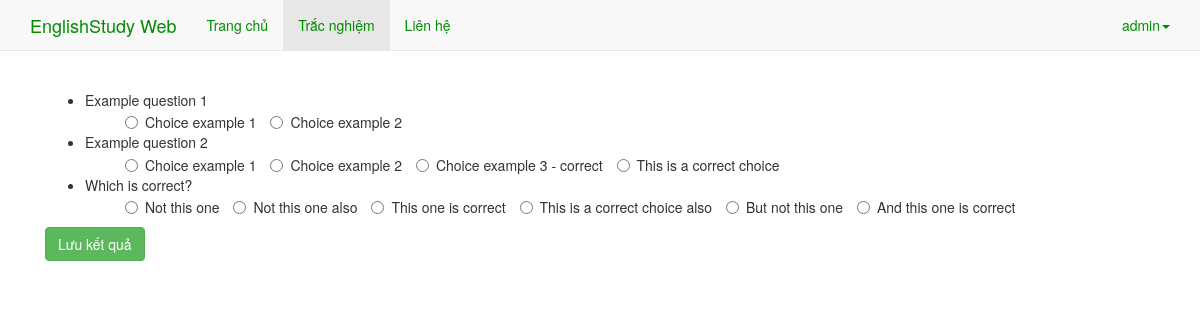
Page /tracnghiem/ (signed in) on the committed database.
### tracnghiem/models.py (models this page shows, shortened)
class Question(models.Model):
    question_text = models.CharField(max_length=500)

class Choice(models.Model):
    question = models.ForeignKey(Question)
    choice_text = models.CharField(max_length=200)
    is_correct = models.BooleanField(default=False)

### tracnghiem/views.py (the view)
class TracNghiemView(generic.ListView):
    template_name = 'tracnghiem/tracnghiem.html'
    context_object_name = 'list_of_questions'
    def get_queryset(self):
        return Question.objects.all()

### tracnghiem/templates/tracnghiem/tracnghiem.html
{% extends "base.html" %}
{% block head %}
    {% load staticfiles %}
    <link href="{% static 'tracnghiem/css/style.css' %}" rel="stylesheet">
{% endblock %}
{% block navbar_li %}
    <li><a href="/">Trang chủ</a></li>
    <li class="active"><a href="{% url 'tracnghiem:index' %}">Trắc nghiệm</a></li>
    <li><a href="/about">Liên hệ</a></li>
{% endblock %}
{% block content_container %}
    <div class="starter-template">
        {% if user.is_authenticated %}
            {% if list_of_questions %}
                <form method="post" action="{% url 'tracnghiem:post' %}">{% csrf_token %}
                    <ul>
                        {% for question in list_of_questions %}
                            <li>
                                {{ question.question_text }}
                                <ul>
                                    {% for choice in question.choice_set.all %}
                                        <label class="radio-inline">
                                            <input type="radio" name="question{{ question.id }}" id="{{ choice.id }}"
                                                   value="{{ choice.id }}">
                                            {{ choice.choice_text }}
                                        </label>
                                    {% endfor %}
                                </ul>
                            </li>
                        {% endfor %}
                    </ul>
                    <input type="submit" class="btn btn-success" name="submit" value="Lưu kết quả"/>
                </form>
            {% else %}
                <p>Không có gì thú vị ở đây cả</p>
            {% endif %}
        {% else %}
            <p>Bạn chưa đăng nhập</p>
        {% endif %}
    </div>
{% endblock %}

### EnglishStudy_Web/templates/base.html (shortened to what this page needs)
<!DOCTYPE HTML>
<html>
<head>
    {% load staticfiles %}
    <link href="{% static 'css/bootstrap.min.css' %}" rel="stylesheet">
    <link href="{% static 'css/base.css' %}" rel="stylesheet">
    {% block head %}{% endblock %}
</head>
<body>
<div class="navbar navbar-default navbar-fixed-top" role="navigation">
    <div class="container">
        <div class="navbar-header">
            <a class="navbar-brand" href="/">EnglishStudy Web</a>
        </div>
        <div class="collapse navbar-collapse">
            <ul class="nav navbar-nav">
                {% block navbar_li %}{% endblock %}
            </ul>
            <ul class="nav navbar-nav navbar-right">
                {% if user.is_authenticated %}
                    <li class="dropdown">
                        <a href="#" class="dropdown-toggle" data-toggle="dropdown">{{ user.username }}<b
                                class="caret"></b></a>
                    </li>
                {% else %}
                    <li><a href="{% url 'accounts:login' %}">Đăng nhập</a></li>
                {% endif %}
            </ul>
        </div>
    </div>
</div>
<div class="container">
    {% block content_container %}{% endblock %}
</div>
</body>
</html>

### EnglishStudy_Web/static/CSS/base.css (style rules this page uses)
.navbar-default .navbar-brand { color: #008c00; }
.navbar-default .navbar-nav > li > a { color: #008c00; }
.navbar-default .navbar-nav > .active > a, .navbar-default .navbar-nav > .active > a:hover, .navbar-default .navbar-nav > .active > a:focus { color: #008c00; }
.navbar-default .navbar-collapse, .navbar-default .navbar-form { border-color: #008c00; }

### tracnghiem/static/tracnghiem/CSS/style.css (style rules this page uses)
body { padding-top: 50px; }
.starter-template { padding: 40px 15px; }

### rows in the picture
Question: question_text "Example question 1"
Choice: choice_text "Choice example 1"
Choice: choice_text "Choice example 2"
Question: question_text "Example question 2"
Choice: choice_text "Choice example 1"
Choice: choice_text "Choice example 2"
Choice: choice_text "Choice example 3 - correct"
Choice: choice_text "This is a correct choice"
Question: question_text "Which is correct?"
Choice: choice_text "Not this one"
Choice: choice_text "Not this one also"
Choice: choice_text "This one is correct"
Choice: choice_text "This is a correct choice also"
Choice: choice_text "But not this one"
Choice: choice_text "And this one is correct"

### other values in the picture
{{ user.username }} "admin"
